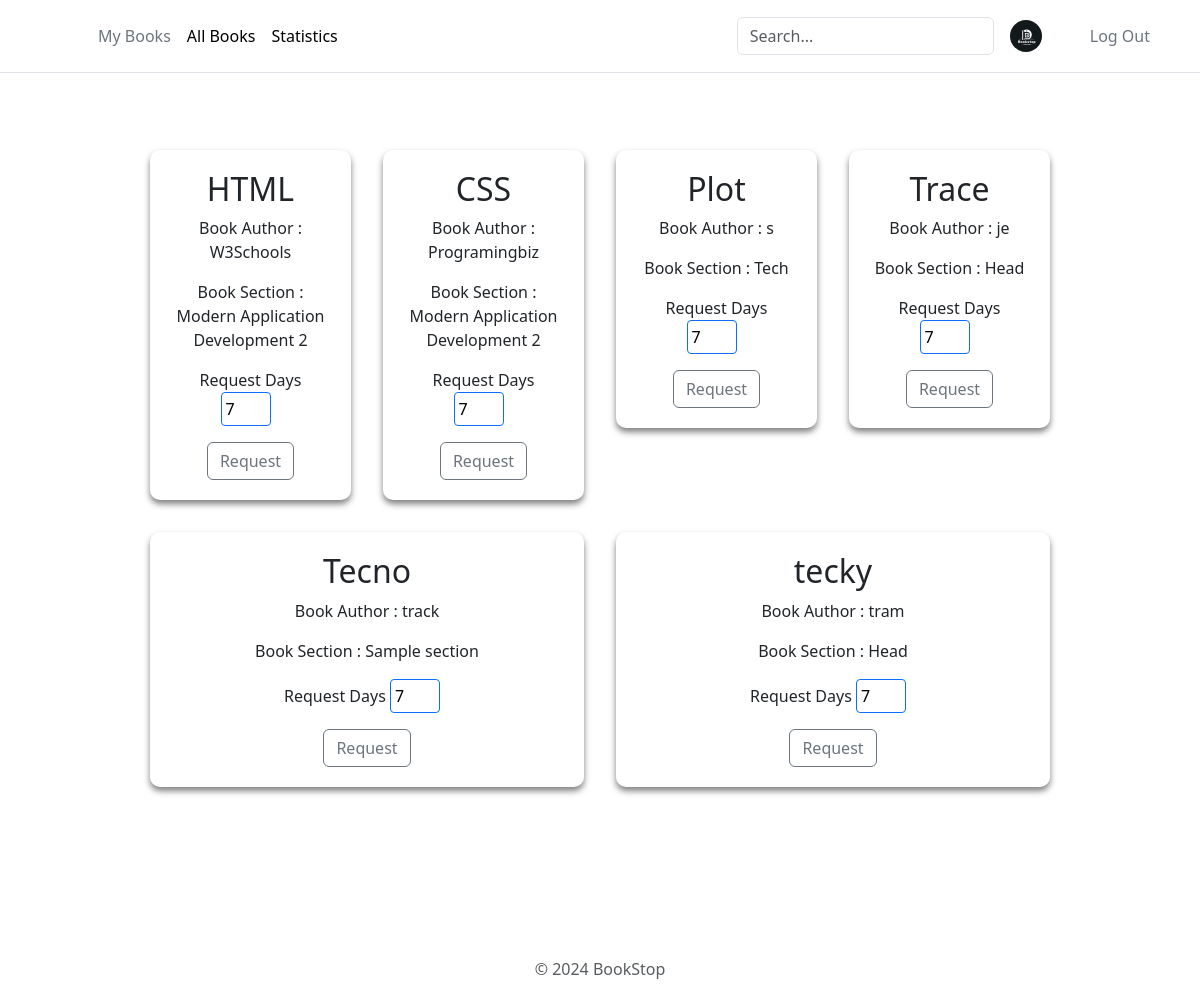
The app's page /allBooks (signed in), older data.
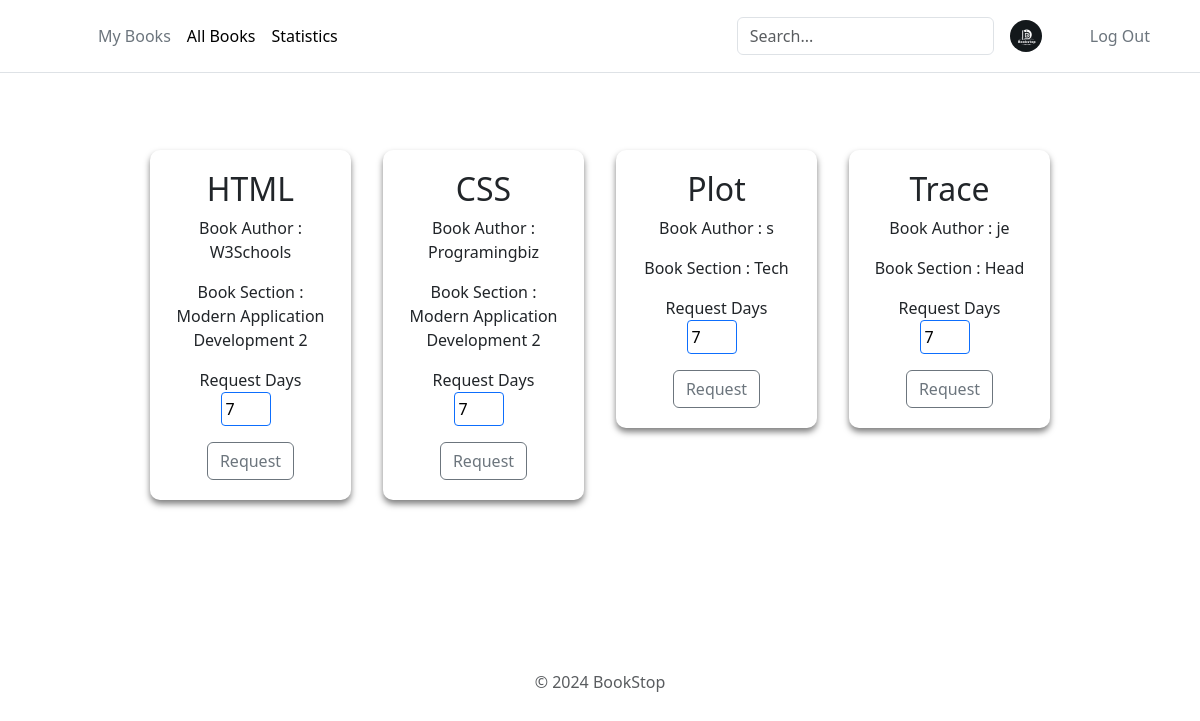
The same page, newer data.
### app.py (models this page shows)
class Books(db.Model):
    __tablename__ = 'books'
    BookId = db.Column(db.Integer, autoincrement=True, primary_key=True)
    SectionId = db.Column(db.Integer, db.ForeignKey('section.SectionId'), nullable=False)
    Title = db.Column(db.String(50), nullable=False)
    Author = db.Column(db.String(50), nullable=False)
    Content = db.Column(db.Text)
    ImageLink = db.Column(db.String(255))

### app.py (the view)
@app.route("/allBooks", methods=["GET","POST"])
def allBooks():
    if 'user_id' not in session:
        return redirect(url_for('userLogin'))
    if request.method == 'POST':
        data = request.form.to_dict()
        requstBook = BookIssue(UserId=session['user_id'], BookId=data['bookid'], SectionId=data['sectionId'], Days=data['days'], IssueStatus = 'requested', IssueDate = datetime.datetime.today().date())
        db.session.add(requstBook)
        db.session.commit()
        bookSec = BookSection.query.all()
        userid = session['user_id']
        return render_template("allBooks.html", books=bookSec, userid = userid)
    else:
        bookSec = BookSection.query.all()
        userid = request.args.get('userid')
        return render_template("allBooks.html", books=bookSec, userid = userid)

### app/templates/allBooks.html (shortened to what this page needs)
<!DOCTYPE html>
<html lang="en">
  <head>
    <link rel="stylesheet" href="/static/add-section.css" />
    {% include 'bootstrap.html' %}
  </head>
  <body>
    <div>
      {% include 'header.html' %}
      <div>
        <div class="main-container">
          {% for book in books %}
          <div class="section-container" id="1">
            <h2>{{book.Books_Title}}</h2>
            <p class="book-author">Book Author : {{book.Books_Author}}</p>
            <div>
              <p class="book-section">Book Section : {{book.Section_Title}}</p>
            </div>
            <form action="/allBooks" method="post">
              <p>
                Request Days
                <input
                  type="number"
                  name="days"
                  required
                  value="7"
                  style="width: 50px; padding: 4px; margin-right: 10px"
                />
              </p>
              <button
                type="submit"
                id="request{{book.Books_BookId}}"
                class="btn btn-outline-secondary"
              >
                Request
              </button>
            </form>
          </div>
          {% endfor %}
        </div>
        {% include 'footer.html' %}
      </div>
    </div>
  </body>
</html>

### app/templates/bootstrap.html (shortened to what this page needs)
<link
  href="https://cdn.jsdelivr.net/npm/bootstrap@5.3.2/dist/css/bootstrap.min.css"
  rel="stylesheet"
/>

### app/templates/header.html (shortened to what this page needs)
<header class="p-3 mb-1 border-bottom">
  <div class="container">
    <div
      class="d-flex flex-wrap align-items-center justify-content-center justify-content-lg-start"
    >
      <a
        href="/"
        class="d-flex align-items-center mb-2 mb-lg-0 link-body-emphasis text-decoration-none"
      >
        <svg
          class="bi me-2"
          width="40"
          height="32"
          role="img"
          aria-label="Bootstrap"
        >
          <use xlink:href="#bootstrap" />
        </svg>
      </a>
      <ul
        class="nav col-12 col-lg-auto me-lg-auto mb-2 justify-content-center mb-md-0"
      >
        <li>
          <a href="/myBooks" class="nav-link px-2 link-secondary">My Books</a>
        </li>
        <li>
          <a href="/allBooks" class="nav-link px-2 link-body-emphasis"
            >All Books</a
          >
        </li>
        <li>
          <a href="/userStats" class="nav-link px-2 link-body-emphasis"
            >Statistics</a
          >
        </li>
      </ul>
      <form class="col-12 col-lg-auto mb-3 mb-lg-0 me-lg-3" role="search">
        <input
          type="search"
          class="form-control"
          placeholder="Search..."
          aria-label="Search"
          id="searchInput"
        />
      </form>
      <img
        src="/static/logo.jpg"
        alt="mdo"
        width="32"
        height="32"
        class="rounded-circle"
      />
      <ul class="nav" style="margin-left: 40px">
        <li>
          <a href="/logout" class="nav-link px-2 link-secondary">Log Out</a>
        </li>
      </ul>
    </div>
  </div>
</header>

### app/templates/footer.html (shortened to what this page needs)
<div class="container">
  <footer class="py-3 my-4">
    <p class="text-center text-body-secondary">&copy; 2024 BookStop</p>
  </footer>
</div>

### app/static/add-section.css (style rules this page uses)
body { background-color: #2d2a2e; margin: 0; }
.main-container { display: flex; flex-wrap: wrap; padding: 130px; align-items: flex-start; gap: 2em; margin: 20px; }
.section-container { background-color: rgba(255, 255, 255, 0.1); backdrop-filter: blur(10px); border-radius: 10px; padding: 20px 20px; box-shadow: 0 4px 6px rgba(0, 0, 0, 0.5); text-align: center; width: 20%; flex-grow: 1; }
header { position: fixed; top: 0; left: 0; width: 100%; background-color: rgba(255, 255, 255, 0.9); z-index: 2; }
input, textarea { width: 100%; padding: 8px; border-radius: 4px; border: solid 1px #0d6efd; color: #000; }
input, textarea { margin-bottom: 20px; }

Row changes from the older to the newer data that the page shows:
removed Books: Books_Title "Tecno", Books_Author "track", Section_Title "Sample section"
removed Books: Books_Title "tecky", Books_Author "tram", Section_Title "Head"
